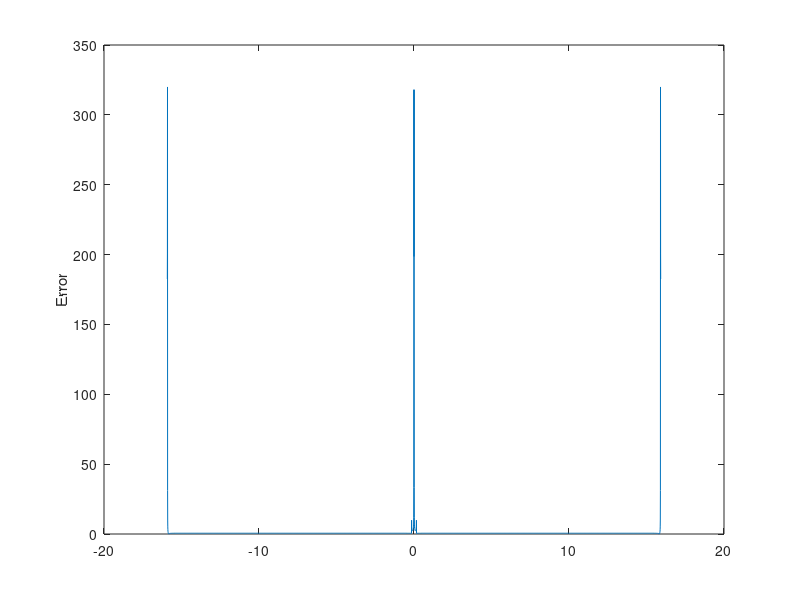

Reproduce this figure in MATLAB.
tic
%FFT
n=0;
m=5200;
X=50/pi;
x=linspace(0,X,m/2);
k=linspace(-X,X,m);
J2hat=zeros(m,1);
J=besselj(n,x);
J(1)=(besselj(n,0)+besselj(n,1/pi))/2;
J1hat=(fft(J));
for j=1:m/2
J2hat(j)=real(J1hat(j));
J2hat(m-j+1)=real(J1hat(j));
end


%Jhat (theoritical) 
k=linspace(-X,X,m);
u=2*pi*k;
T=cos(n*acos(u));
l1=find(u>1);
l2=find(u<-1);
[d1 d2]=size(l2);
for j=l1:m;
    T(j)=0;
end
for j=1:d2
    T(j)=0;
end
Jthat=2*((-i)^n)*((1-4*pi^2*k.^2).^(-1/2)).*T;

E=zeros(m,1);
for j=1:m
    E(j)=Jthat(j)-J2hat(j);
end

plot(k,abs(E))
ylabel('Error')
toc
